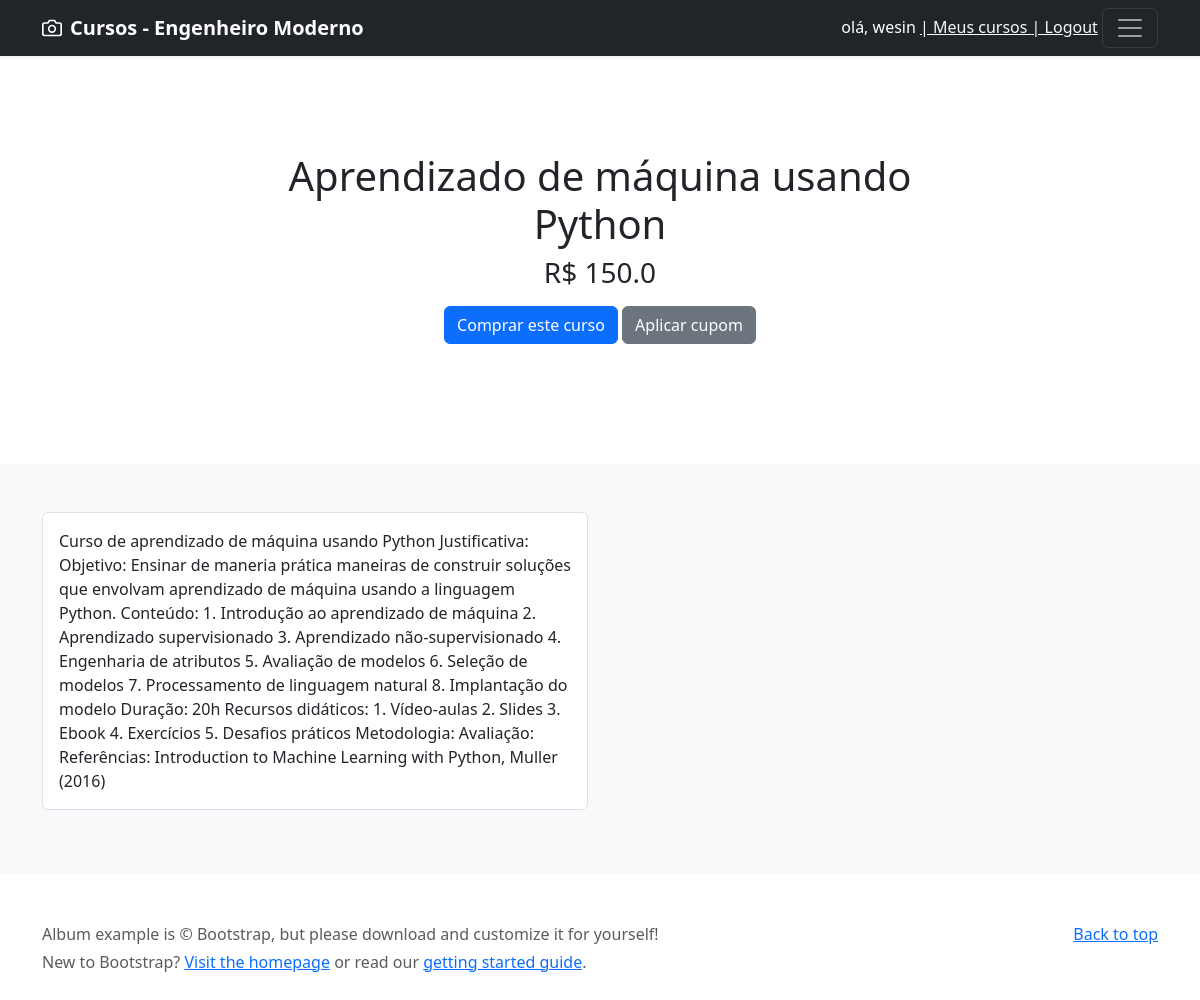
The page /home/lessons/aprendizado-maquina (signed in) on the database its author committed.
### webadmin/models.py (models this page shows, shortened)
class Course(models.Model):
    title = models.CharField(max_length=255)
    slug = models.SlugField(max_length=255, unique=True)
    description = models.TextField(null=True)
    created = models.DateTimeField(auto_now_add=True)
    updated = models.DateTimeField(auto_now=True)
    banner = models.ImageField(upload_to='course')
    price = models.FloatField()

### webadmin/views.py (the view)
# urls.py: path('lessons/<str:slug>', views.lessons, name='lessons'),
def lessons(request, slug):
    email = request.session.get('email', None)
    if email is None:
        return render(request, 'login.html', {})
    course = Course.objects.get(slug=slug)
    modules = Module.objects.filter(course=course)
    context = {'course': course,
               'modules': modules
               }
    return render(request, 'lesson.html', context)

### webadmin/templates/lesson.html (shortened to what this page needs)
{% extends 'base.html' %}
{% load bootstrap5 %}
{% block content %}
  <main>
    <section class="py-5 text-center container">
      <div class="row py-lg-5">
        <div class="col-lg-8 col-md-8 mx-auto">
          <h1 class="fw-light">{{ course.title }}</h1>
          <h3>R$ {{ course.price}}</h3>
          <form method="post">
            <p>
              <button type="submit" class="btn btn-primary my-2">Comprar este curso</button>
              <a href="#" class="btn btn-secondary my-2">Aplicar cupom</a>
            </p>
          </form>
        </div>
      </div>
    </section>
    <div class="album py-5 bg-light">
      <div class="container">
        <div class="row">
          <div class="col">
            <div class="p-3 mb-3 bg-body border rounded">
              {{ course.description | safe }}
            </div>
          </div>
          <div class="col">
          </div>
        </div>
      </div>
    </div>
  </main>
  <footer class="text-muted py-5">
    <div class="container">
      <p class="float-end mb-1">
        <a href="#">Back to top</a>
      </p>
      <p class="mb-1">Album example is &copy; Bootstrap, but please download and customize it for yourself!</p>
      <p class="mb-0">New to Bootstrap? <a href="/">Visit the homepage</a> or read our <a href="/docs/5.0/getting-started/introduction/">getting started guide</a>.</p>
    </div>
  </footer>
{% endblock %}

### rows shown on the page
Course: title "Aprendizado de máquina usando Python", price "150.0", description "Curso de aprendizado de máquina usando Python Justificativa: Objetivo: Ensinar de maneria prática maneiras de construir soluções que envolvam aprendizado de máquina usando a linguagem Python. Conteúdo: 1. Introdução ao aprendizado de máquina 2. Aprendizado supervisionado 3. Aprendizado não-supervisionado 4. Engenharia de atributos 5. Avaliação de modelos 6. Seleção de modelos 7. Processamento de linguagem natural 8. Implantação do modelo Duração: 20h Recursos didáticos: 1. Vídeo-aulas 2. Slides 3. Ebook 4. Exercícios 5. Desafios práticos Metodologia: Avaliação: Referências: Introduction to Machine Learning with Python, Muller (2016)"

### other values the page prints
{{ request.session.username }} "wesin"
